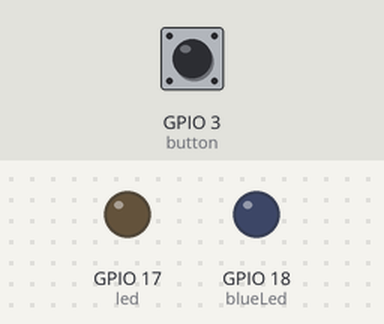
The program below on a simulated Raspberry Pi (BCM pin numbers). On the bench: output pins drawn as LEDs (lit = HIGH). Dashed ring = blinking. Inputs (shaded band) come from the test bench; at power-on: GPIO 3 (button) HIGH.

Above: at 1.2 s.
1.3 s: GPIO 3 (button) pulled LOW for 1 s
At 2.8 s:
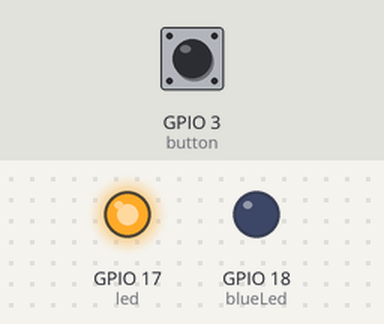
3.8 s: GPIO 3 (button) pulled LOW for 0.15 s
At 4.1 s:
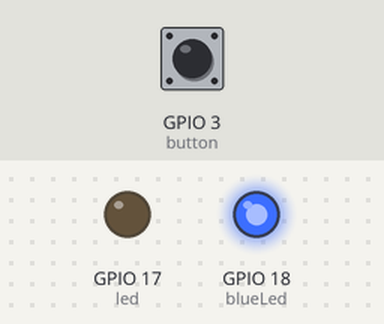
5.4 s: GPIO 3 (button) pulled LOW for 3.2 s
At 5.5 s:
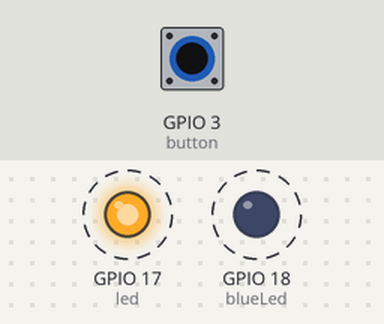
Timing chart, 0 to 9.9 s (numbered marks = the images above; inputs shaded):
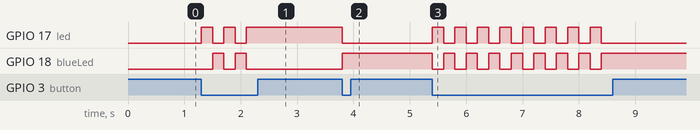

Measured:
- after the input at 1.3 s, GPIO 17 (led): alternates HIGH for 0.20 s and LOW for 0.20 s, 5 changes in all, then stays HIGH, starting at once; GPIO 18 (blueLed): alternates HIGH for 0.20 s and LOW for 0.20 s, 4 changes in all, then stays LOW, starting after 0.20 s
- after the input at 3.8 s, GPIO 17 (led): HIGH → LOW at once; GPIO 18 (blueLed): LOW → HIGH at once
- after the input at 5.4 s, GPIO 17 (led): alternates HIGH for 0.20 s and LOW for 0.20 s, 16 changes in all, then stays LOW, starting at once; GPIO 18 (blueLed): alternates HIGH for 0.20 s and LOW for 0.20 s, 16 changes in all, then stays HIGH, starting at once

The program:

gpio_button_led.py
```python
from gpiozero import Button
from gpiozero import LED
from time import sleep

button = Button(3)
led = LED(17)
blueLed = LED(18)
numberOfTimes = 0
#button.when_pressed = led.on
#button.when_released = led.off
#pause()


while True:
    button.wait_for_press()
    if(numberOfTimes % 2 == 0):
        led.on()
        blueLed.off()
    else:
        led.off()
        blueLed.on()
    sleep(0.2)
    numberOfTimes += 1
```
